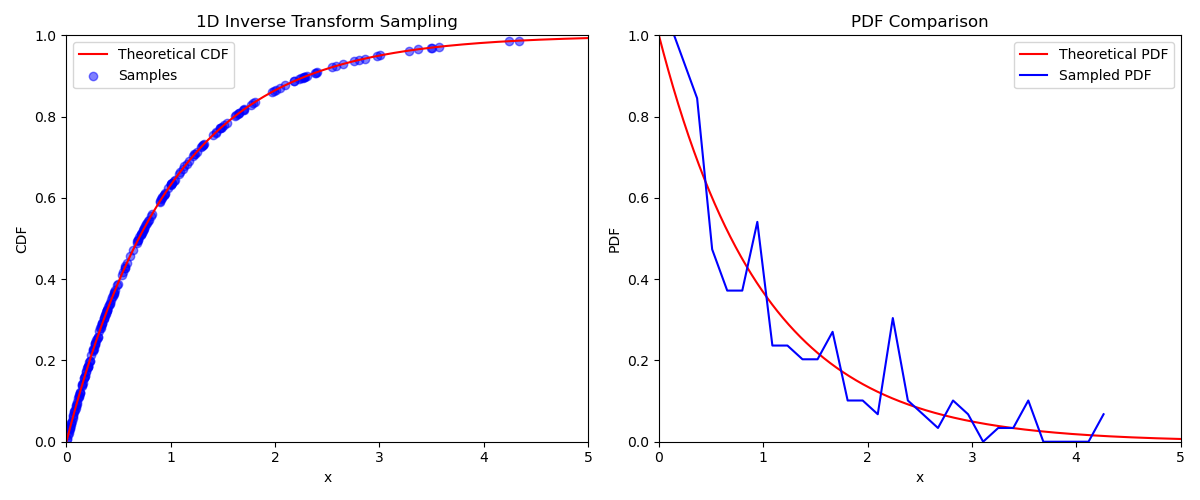

Write Python code to recreate this figure.
# can you made a python animation code for demonstrating inverse transfrom sampling in 1 dimensions and two dimensions?
# please modify the codes such that another plot is added to show the distribution of the sampled points in comparison with the true pdf sampled from

import numpy as np
import matplotlib.pyplot as plt
from matplotlib.animation import FuncAnimation

# Define the inverse CDF of the exponential distribution
def inverse_cdf_exp(u, lambd=1.0):
    return -np.log(1 - u) / lambd

# Define the PDF of the exponential distribution
def pdf_exp(x, lambd=1.0):
    return lambd * np.exp(-lambd * x)

# Generate uniform random numbers
np.random.seed(42)
u = np.random.uniform(0, 1, 1000)

# Apply inverse transform sampling
samples = inverse_cdf_exp(u)

# Create the animation
fig, (ax1, ax2) = plt.subplots(1, 2, figsize=(12, 5))
ax1.set_xlim(0, 5)
ax1.set_ylim(0, 1)
ax1.set_xlabel('x')
ax1.set_ylabel('CDF')
ax1.set_title('1D Inverse Transform Sampling')

# Plot the theoretical CDF
x = np.linspace(0, 5, 1000)
cdf = 1 - np.exp(-x)
ax1.plot(x, cdf, 'r-', label='Theoretical CDF')

# Initialize the scatter plot for samples
scatter = ax1.scatter([], [], c='b', alpha=0.5, label='Samples')

# Set up the second plot for PDF comparison
ax2.set_xlim(0, 5)
ax2.set_ylim(0, 1)
ax2.set_xlabel('x')
ax2.set_ylabel('PDF')
ax2.set_title('PDF Comparison')

# Plot the theoretical PDF
ax2.plot(x, pdf_exp(x), 'r-', label='Theoretical PDF')

# Initialize the histogram for sampled points
hist, = ax2.plot([], [], 'b-', label='Sampled PDF')

def update(frame):
    # Update the scatter plot
    scatter.set_offsets(np.c_[samples[:frame], u[:frame]])
    
    # Update the histogram for sampled points
    if frame > 0:
        hist_data, bin_edges = np.histogram(samples[:frame], bins=30, density=True)
        bin_centers = (bin_edges[:-1] + bin_edges[1:]) / 2
        hist.set_data(bin_centers, hist_data)
    
    return scatter, hist,

ani = FuncAnimation(fig, update, frames=len(u), interval=50, blit=True)
ax1.legend()
ax2.legend()
plt.tight_layout()
plt.show()


# import numpy as np
# import matplotlib.pyplot as plt
# from matplotlib.animation import FuncAnimation

# # Define the inverse CDF of the exponential distribution
# def inverse_cdf_exp(u, lambd=1.0):
#     return -np.log(1 - u) / lambd

# # Generate uniform random numbers
# np.random.seed(42)
# u = np.random.uniform(0, 1, 1000)

# # Apply inverse transform sampling
# samples = inverse_cdf_exp(u)

# # Create the animation
# fig, ax = plt.subplots()
# ax.set_xlim(0, 5)
# ax.set_ylim(0, 1)
# ax.set_xlabel('x')
# ax.set_ylabel('CDF')
# ax.set_title('1D Inverse Transform Sampling')

# # Plot the theoretical CDF
# x = np.linspace(0, 5, 1000)
# cdf = 1 - np.exp(-x)
# ax.plot(x, cdf, 'r-', label='Theoretical CDF')

# # Initialize the scatter plot for samples
# scatter = ax.scatter([], [], c='b', alpha=0.5, label='Samples')

# def update(frame):
#     scatter.set_offsets(np.c_[samples[:frame], u[:frame]])
#     return scatter,

# ani = FuncAnimation(fig, update, frames=len(u), interval=50, blit=True)
# plt.legend()
# plt.show()
